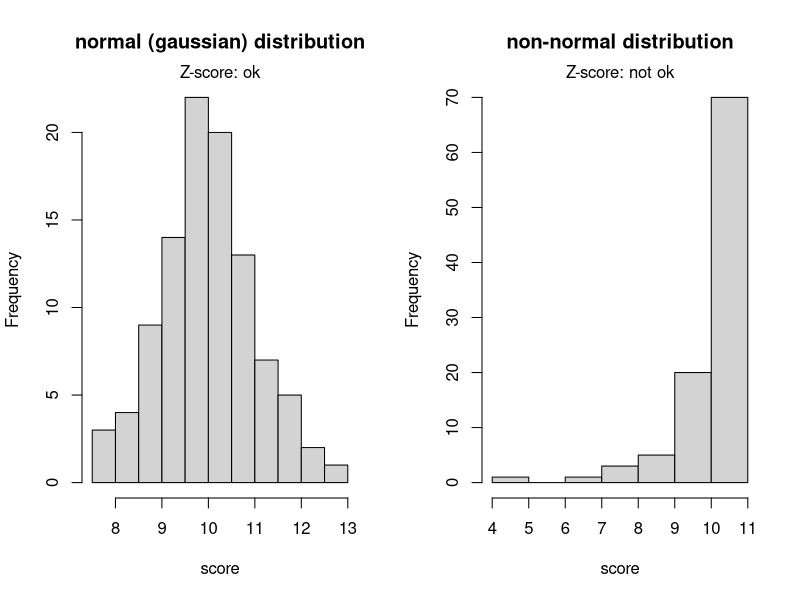

This chart was generated by the following R code:
## ---- chunk 1
#initialize a quato template for resuse
knitr::opts_template$set(
  myplot = list(
    echo = FALSE,
    fig.show = "asis",
    dpi = 100,
    fig.width = 7,
    fig.height = 5
  )
)

## ---- chunk 2
#| opts.label: myplot
#| fig.height: 4


par(mfrow=c(1,2), mar=c(5.1, 4.1, 4.1, 2.1))
set.seed(100)
x1=rnorm(100, mean=10)
x2=scale(-exp(rnorm(100, mean=20)))+10

hist(x1, xlab="score", main="normal (gaussian) distribution")
mtext("Z-score: ok", side = 3)
hist(x2, xlab="score", main="non-normal distribution")
mtext("Z-score: not ok", side = 3)
